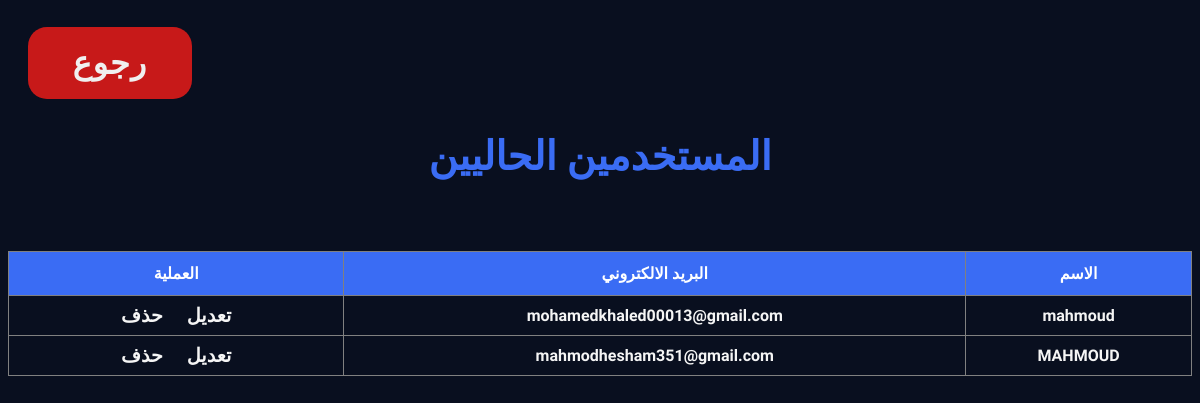
/admin/users_info.php (signed in), run on the app's committed database.
### tables this page shows
CREATE TABLE `user` (
  `id` int(11) NOT NULL,
  `name` varchar(50) NOT NULL,
  `email` text NOT NULL,
  `passsword` text NOT NULL,
  `code` int(6) NOT NULL
);

### admin/users_info.php (the view, shortened to what this page needs)
<?php
require('config.php');
if (isset($_SESSION['login_user'])) {
?>
<!DOCTYPE html>
<html lang="en" >
<head>
    <link rel="stylesheet" href="https://cdnjs.cloudflare.com/ajax/libs/normalize/5.0.0/normalize.min.css">
</head>
<body style="
    min-height: 100vh;
    background: #090f1f;
  ">
  <br>
<a href="supervisor2.php" class=" min-btn " > رجوع </a>
  <?php
          $result = mysqli_query($con,"SELECT * FROM user where id != 1 ");
            echo
            "
            <h2 id ='label'>المستخدمين الحاليين</h2>
            <br><br>
            <table border='1' id='table'>
            <tr>
            <th> العملية</th>
            <th> البريد الالكتروني</th>
            <th>الاسم</th>
            </tr>";
            while($row = mysqli_fetch_array($result))
            {
            echo "<tr>";
            echo "<td><a href ='update_user.php?id=$row[id] ' class ='del'>تعديل</a>
            <a href ='users_info.php?id=".$row['id']."' class ='del'>حذف</a></td>";
            echo "<td>" . $row['email'] . "</td>";
            echo "<td>" . $row['name'] . "</td>";
            echo "</tr>";
            }
            echo "</table>";
}
  else {
      header("location: index.php ");
  }
   ?>
</body>
</html>

### admin/users_info.php (style rules this page uses)
body { font-family: Poppins,Changa,sans-serif!important; }
#label { font-size: 40px; text-align: center; color: #3a6cf4; }
#table { font-family: Poppins,Changa,sans-serif!important; border-collapse: collapse; width: 100%; }
#table td, #customers th { padding: 8px; color: whitesmoke; font-weight: bold; }
#table th { padding-top: 12px; padding-bottom: 12px; text-align: center; background-color:#3a6cf4; color: white; align-items: center; }
#table td { text-align: center; }
.del { color:whitesmoke; font-size: 1.2em; padding: 10px; text-decoration: none; }
.min-btn { color: #f0f0f0; background-color: #c71919; text-decoration: none; font-size: 1.1em; font-weight: 600; display: inline-block; padding: 0.5375em 1.3875em; letter-spacing: 1px; border-radius: 19px; transition: 0.7s ease; margin-left:20px; }
@media (min-width: 767px) { .min-btn { font-size: 2.0em; } }

### data on the page
user: email "mohamedkhaled00013@gmail.com", name "mahmoud"
user: email "mahmodhesham351@gmail.com", name "MAHMOUD"
